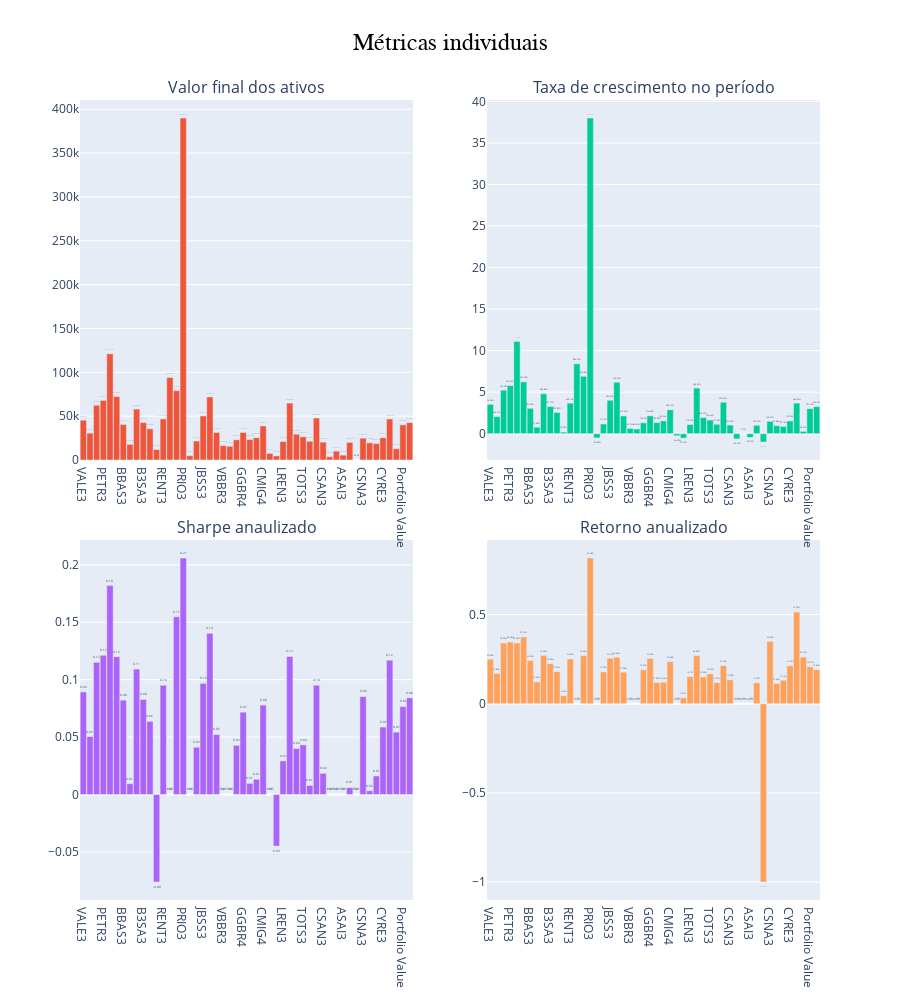

Write notebook code for a chart like this one.
### Code cell
import plotly.graph_objects as go
from plotly.subplots import make_subplots

def plot_combined_charts(dataframe, final_values, relative_values, sharpes, mean_returns):
    labels = final_values.index
    colors = ['#636EFA', '#EF553B', '#00CC96', '#AB63FA', '#FFA15A']

    fig = make_subplots(rows=2, cols=2,
                        subplot_titles=('Valor final dos ativos',
                                        'Taxa de crescimento no período',
                                        'Sharpe anaulizado',
                                        'Retorno anualizado'),
                        vertical_spacing=0.1)

    

    # Final values
    fig.add_trace(go.Bar(x=labels,
                         y=final_values.values,
                         name='Final Values ($)',
                         text=[f"${v:,.2f}" for v in final_values.values],
                         textposition='outside',
                         marker_color=colors[1]),
                  row=1, col=1)

    # Relative Growth
    fig.add_trace(go.Bar(x=labels,
                         y=relative_values.values,
                         name='Relative Growth',
                         text=[f"{v:.2%}" for v in relative_values.values],
                         textposition='outside',
                         marker_color=colors[2]),
                  row=1, col=2)

    # Sharpe Ratios
    fig.add_trace(go.Bar(x=labels,
                         y=sharpes.values,
                         name='Annualized Sharpe Ratio',
                         text=[f"{v:.2f}" for v in sharpes.values],
                         textposition='outside',
                         marker_color=colors[3]),
                  row=2, col=1)

    # Mean Returns
    fig.add_trace(go.Bar(x=labels,
                         y=mean_returns.values,
                         name='Annualized Mean Returns',
                         text=[f"{v:.2%}" for v in mean_returns.values],
                         textposition='outside',
                         marker_color=colors[4]),
                  row=2, col=2)

    # Update layout
    fig.update_layout(title_text="Métricas individuais",
                      title_font=dict(size=24, color='black', family="Arial Black"),
                      title_pad=dict(t=10),
                      showlegend=False,
                      height=1000,
                      title_x=0.5,
                      bargap=0.05,
                      )

    fig.show()

plot_combined_charts(individual_investments_df, final_values, relative_values, sharpes, mean_returns)

### Figure 1 — Plotly figure (JSON) as saved in the notebook; plotly's stock layout.template omitted (floating-point values rounded to 4 significant figures)
{"data": [{"marker": {"color": "#EF553B"}, "name": "Final Values ($)", "text": ["$45,406.00", "$30,631.00", "$62,428.00", "$67,955.00", "$121,107.00", "$72,398.00", "$40,546.00", "$17,798.00", "$58,088.00", "$42,777.00", "$35,583.00", "$11,958.00", "$46,813.00", "$94,053.00", "$79,086.00", "$390,031.00", "$4,916.00", "$21,652.00", "$50,266.00", "$71,935.00", "$31,393.00", "$16,375.00", "$15,665.00", "$23,065.00", "$31,498.00", "$23,386.00", "$25,426.00", "$38,831.00", "$7,540.00", "$4,643.00", "$21,022.00", "$64,899.00", "$29,393.00", "$26,463.00", "$21,358.00", "$47,864.00", "$20,390.00", "$3,705.00", "$10,151.00", "$5,563.00", "$20,070.00", "$0.00", "$24,867.00", "$19,588.00", "$18,716.00", "$25,356.00", "$46,800.00", "$12,854.00", "$40,119.00", "$42,602.00"], "textposition": "outside", "type": "bar", "x": ["VALE3", "ITUB4", "PETR4", "PETR3", "WEGE3", "ELET3", "BBAS3", "BBDC4", "SBSP3", "B3SA3", "ITSA4", "ABEV3", "RENT3", "BPAC11", "EQTL3", "PRIO3", "RDOR3", "EMBR3", "JBSS3", "RADL3", "SUZB3", "VBBR3", "RAIL3", "UGPA3", "GGBR4", "BBSE3", "VIVT3", "CMIG4", "HAPV3", "BRFS3", "LREN3", "CPLE6", "KLBN11", "TOTS3", "TIMS3", "ENGI11", "CSAN3", "NTCO3", "ALOS3", "ASAI3", "HYPE3", "BRAV3", "CSNA3", "MULT3", "AZZA3", "CYRE3", "MGLU3", "USIM5", "Portfolio Value", "Baseline"], "xaxis": "x", "y": [45406, 30631, 62428, 67955, 121107, 72398, 40546, 17798, 58088, 42777, 35583, 11958, 46813, 94053, 79086, 390031, 4916, 21652, 50266, 71935, 31393, 16375, 15665, 23065, 31498, 23386, 25426, 38831, 7540, 4643, 21022, 64899, 29393, 26463, 21358, 47864, 20390, 3705, 10151, 5563, 20070, 0, 24867, 19588, 18716, 25356, 46800, 12854, 40119, 42602], "yaxis": "y"}, {"marker": {"color": "#00CC96"}, "name": "Relative Growth", "text": ["354.06%", "206.31%", "524.28%", "579.55%", "1111.07%", "623.98%", "305.46%", "77.98%", "480.88%", "327.77%", "255.83%", "19.58%", "368.13%", "840.53%", "690.86%", "3800.31%", "-50.84%", "116.52%", "402.66%", "619.35%", "213.93%", "63.75%", "56.65%", "130.65%", "214.98%", "133.86%", "154.26%", "288.31%", "-24.60%", "-53.57%", "110.22%", "548.99%", "193.93%", "164.63%", "113.58%", "378.64%", "103.90%", "-62.95%", "1.51%", "-44.37%", "100.70%", "-100.00%", "148.67%", "95.88%", "87.16%", "153.56%", "368.00%", "28.54%", "301.19%", "326.02%"], "textposition": "outside", "type": "bar", "x": ["VALE3", "ITUB4", "PETR4", "PETR3", "WEGE3", "ELET3", "BBAS3", "BBDC4", "SBSP3", "B3SA3", "ITSA4", "ABEV3", "RENT3", "BPAC11", "EQTL3", "PRIO3", "RDOR3", "EMBR3", "JBSS3", "RADL3", "SUZB3", "VBBR3", "RAIL3", "UGPA3", "GGBR4", "BBSE3", "VIVT3", "CMIG4", "HAPV3", "BRFS3", "LREN3", "CPLE6", "KLBN11", "TOTS3", "TIMS3", "ENGI11", "CSAN3", "NTCO3", "ALOS3", "ASAI3", "HYPE3", "BRAV3", "CSNA3", "MULT3", "AZZA3", "CYRE3", "MGLU3", "USIM5", "Portfolio Value", "Baseline"], "xaxis": "x2", "y": [3.541, 2.063, 5.243, 5.795, 11.11, 6.24, 3.055, 0.7798, 4.809, 3.278, 2.558, 0.1958, 3.681, 8.405, 6.909, 38.0, -0.5084, 1.165, 4.027, 6.194, 2.139, 0.6375, 0.5665, 1.307, 2.15, 1.339, 1.543, 2.883, -0.246, -0.5357, 1.102, 5.49, 1.939, 1.646, 1.136, 3.786, 1.039, -0.6295, 0.0151, -0.4437, 1.007, -1, 1.487, 0.9588, 0.8716, 1.536, 3.68, 0.2854, 3.012, 3.26], "yaxis": "y2"}, {"marker": {"color": "#AB63FA"}, "name": "Annualized Sharpe Ratio", "text": ["0.09", "0.05", "0.12", "0.12", "0.18", "0.12", "0.08", "0.01", "0.11", "0.08", "0.06", "-0.08", "0.10", "nan", "0.15", "0.21", "nan", "0.04", "0.10", "0.14", "0.05", "nan", "nan", "0.04", "0.07", "0.01", "0.01", "0.08", "nan", "-0.04", "0.03", "0.12", "0.04", "0.04", "0.01", "0.10", "0.02", "nan", "nan", "nan", "0.01", "nan", "0.09", "0.00", "0.02", "0.06", "0.12", "0.05", "0.08", "0.08"], "textposition": "outside", "type": "bar", "x": ["VALE3", "ITUB4", "PETR4", "PETR3", "WEGE3", "ELET3", "BBAS3", "BBDC4", "SBSP3", "B3SA3", "ITSA4", "ABEV3", "RENT3", "BPAC11", "EQTL3", "PRIO3", "RDOR3", "EMBR3", "JBSS3", "RADL3", "SUZB3", "VBBR3", "RAIL3", "UGPA3", "GGBR4", "BBSE3", "VIVT3", "CMIG4", "HAPV3", "BRFS3", "LREN3", "CPLE6", "KLBN11", "TOTS3", "TIMS3", "ENGI11", "CSAN3", "NTCO3", "ALOS3", "ASAI3", "HYPE3", "BRAV3", "CSNA3", "MULT3", "AZZA3", "CYRE3", "MGLU3", "USIM5", "Portfolio Value", "Baseline"], "xaxis": "x3", "y": [0.08935, 0.05043, 0.1151, 0.1212, 0.1819, 0.12, 0.08219, 0.009389, 0.1092, 0.08278, 0.06371, -0.07623, 0.09518, null, 0.1548, 0.206, null, 0.04115, 0.09677, 0.1404, 0.05224, null, null, 0.04283, 0.07171, 0.009652, 0.01326, 0.07787, null, -0.04497, 0.02931, 0.1203, 0.04004, 0.04322, 0.007836, 0.09519, 0.01846, null, null, null, 0.006059, null, 0.0853, 0.003241, 0.01616, 0.05872, 0.117, 0.05431, 0.0766, 0.08419], "yaxis": "y3"}, {"marker": {"color": "#FFA15A"}, "name": "Annualized Mean Returns", "text": ["24.98%", "16.89%", "33.96%", "34.58%", "34.02%", "37.41%", "24.23%", "12.23%", "27.08%", "22.39%", "17.94%", "4.50%", "25.05%", "inf%", "26.93%", "81.68%", "inf%", "17.79%", "25.47%", "26.04%", "17.68%", "inf%", "inf%", "19.01%", "25.35%", "11.87%", "12.04%", "23.54%", "inf%", "3.27%", "15.17%", "26.98%", "15.00%", "16.72%", "11.81%", "21.33%", "13.38%", "inf%", "inf%", "inf%", "11.67%", "-100.00%", "34.93%", "11.35%", "13.16%", "21.29%", "51.36%", "26.15%", "20.71%", "19.04%"], "textposition": "outside", "type": "bar", "x": ["VALE3", "ITUB4", "PETR4", "PETR3", "WEGE3", "ELET3", "BBAS3", "BBDC4", "SBSP3", "B3SA3", "ITSA4", "ABEV3", "RENT3", "BPAC11", "EQTL3", "PRIO3", "RDOR3", "EMBR3", "JBSS3", "RADL3", "SUZB3", "VBBR3", "RAIL3", "UGPA3", "GGBR4", "BBSE3", "VIVT3", "CMIG4", "HAPV3", "BRFS3", "LREN3", "CPLE6", "KLBN11", "TOTS3", "TIMS3", "ENGI11", "CSAN3", "NTCO3", "ALOS3", "ASAI3", "HYPE3", "BRAV3", "CSNA3", "MULT3", "AZZA3", "CYRE3", "MGLU3", "USIM5", "Portfolio Value", "Baseline"], "xaxis": "x4", "y": [0.2498, 0.1689, 0.3396, 0.3458, 0.3402, 0.3741, 0.2423, 0.1223, 0.2708, 0.2239, 0.1794, 0.04495, 0.2505, null, 0.2693, 0.8168, null, 0.1779, 0.2547, 0.2604, 0.1768, null, null, 0.1901, 0.2535, 0.1187, 0.1204, 0.2354, null, 0.03274, 0.1517, 0.2698, 0.15, 0.1672, 0.1181, 0.2133, 0.1338, null, null, null, 0.1167, -1, 0.3493, 0.1135, 0.1316, 0.2129, 0.5136, 0.2615, 0.2071, 0.1904], "yaxis": "y4"}], "layout": {"annotations": [{"font": {"size": 16}, "showarrow": false, "text": "Valor final dos ativos", "x": 0.225, "xanchor": "center", "xref": "paper", "y": 1, "yanchor": "bottom", "yref": "paper"}, {"font": {"size": 16}, "showarrow": false, "text": "Taxa de crescimento no período", "x": 0.775, "xanchor": "center", "xref": "paper", "y": 1, "yanchor": "bottom", "yref": "paper"}, {"font": {"size": 16}, "showarrow": false, "text": "Sharpe anaulizado", "x": 0.225, "xanchor": "center", "xref": "paper", "y": 0.45, "yanchor": "bottom", "yref": "paper"}, {"font": {"size": 16}, "showarrow": false, "text": "Retorno anualizado", "x": 0.775, "xanchor": "center", "xref": "paper", "y": 0.45, "yanchor": "bottom", "yref": "paper"}], "bargap": 0.05, "height": 1000, "showlegend": false, "title": {"font": {"color": "black", "family": "Arial Black", "size": 24}, "pad": {"t": 10}, "text": "Métricas individuais", "x": 0.5}, "xaxis": {"anchor": "y", "domain": [0, 0.45]}, "xaxis2": {"anchor": "y2", "domain": [0.55, 1]}, "xaxis3": {"anchor": "y3", "domain": [0, 0.45]}, "xaxis4": {"anchor": "y4", "domain": [0.55, 1]}, "yaxis": {"anchor": "x", "domain": [0.55, 1]}, "yaxis2": {"anchor": "x2", "domain": [0.55, 1]}, "yaxis3": {"anchor": "x3", "domain": [0, 0.45]}, "yaxis4": {"anchor": "x4", "domain": [0, 0.45]}}}
